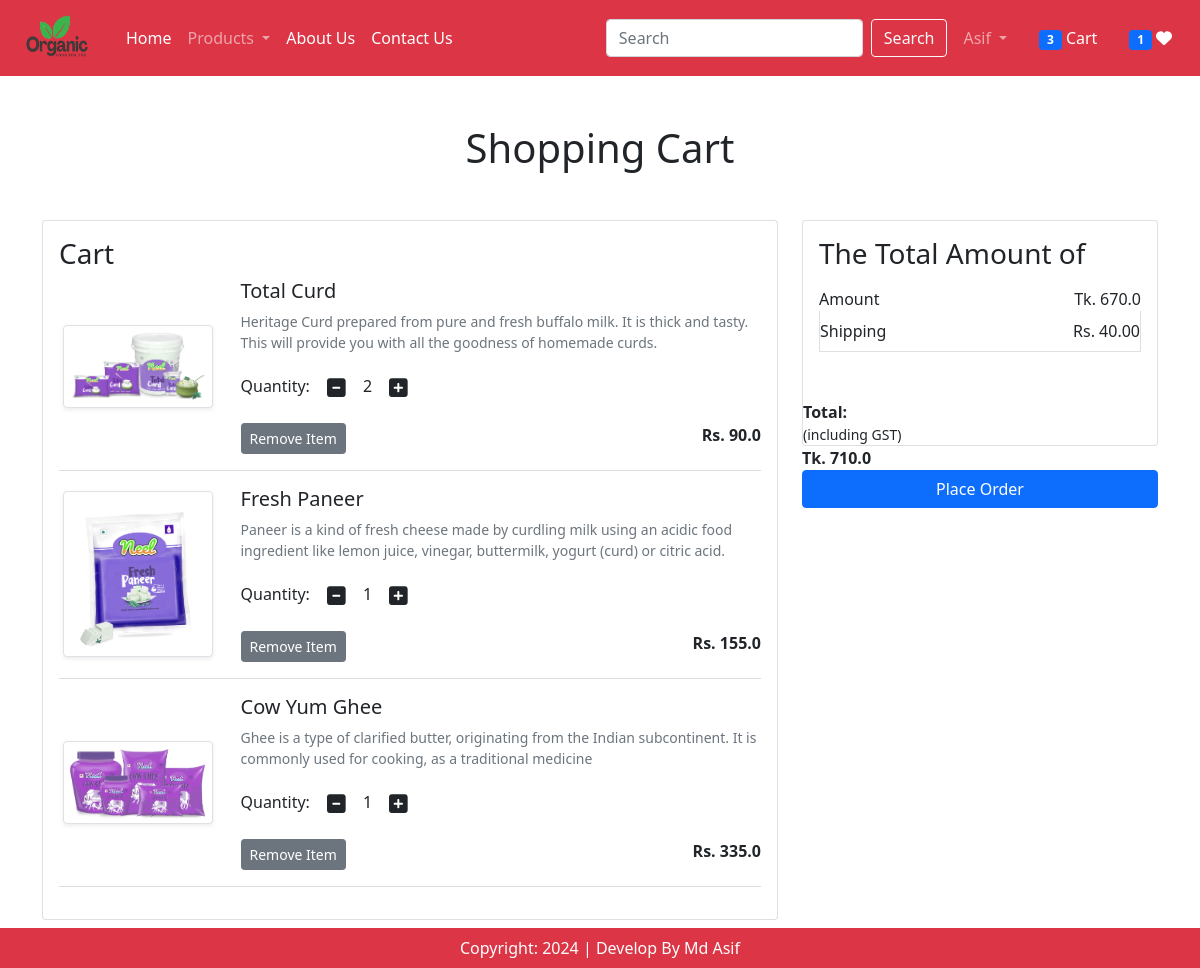
The app's page /cart/ (signed in) with its own data.
### app/models.py (models this page shows, shortened)
class Cart(models.Model):
    user = models.ForeignKey(User, on_delete=models.CASCADE)
    product = models.ForeignKey(Product, on_delete=models.CASCADE)
    quantity = models.PositiveIntegerField(default=1)
    class Meta:
        unique_together = ('user', 'product')

class Product(models.Model):
    title = models.CharField(max_length=100)
    selling_price = models.FloatField()
    discounted_price = models.FloatField()
    description = models.TextField()
    composition = models.TextField(default='')
    prodapp = models.TextField(default='')
    category = models.CharField(choices=CATEGORY_CHOICES, max_length=2)
    product_image = models.ImageField(upload_to='product')

### app/views.py (the view)
# urls.py: path("cart/", views.show_cart, name="showcart"),
@login_required
def show_cart(request):
    user = request.user
    cart = Cart.objects.filter(user=user)
    amount = 0
    totalitem = 0
    wishitem = 0
    if request.user.is_authenticated:
        totalitem = len(Cart.objects.filter(user=request.user))
        wishitem = len(Wishlist.objects.filter(user=request.user))
    for p in cart:
        value = p.quantity * p.product.discounted_price
        amount = amount + value
    totalamount = amount + 40
    return render(request, "app/addtocart.html", locals())

### app/templates/app/addtocart.html (shortened to what this page needs)
{% extends "app/base.html" %}
{% load static %}
{% block main-content %}
<div class="container my-5">
    <div class="row">
        {% if cart %}
        <h1 class="text-center mb-5">Shopping Cart</h1>
        <div class="col-sm-8">
            <div class="card">
                <div class="card-body">
                    <h3> Cart </h3>
                    {% for item in cart %}
                    <div class="row">
                        <div class="col-sm-3 text-center align-self-center"><img src="{{item.product.product_image.url}}" alt=""
                            srcset="" class="img-fluid img-thumbnail shadow-sm" height="150" width="150"> </div>
                        <div class="col-sm-9">
                            <div>
                                <h5>{{item.product.title}}</h5>
                                <p class="mb-2 text-muted small">{{item.product.description}}</p>
                                <div class="my-3">
                                    <label for="quantity">Quantity:</label>
                                    <a class="minus-cart btn" pid="{{item.product.id}}"><i class="fas fa-minus-square fa-lg"></i></a>
                                    <span id="quantity">{{item.quantity}}</span>
                                    <a class="plus-cart btn" pid="{{item.product.id}}"><i class="fas fa-plus-square fa-lg"></i></a>
                                </div>
                                <div class="d-flex justify-content-between">
                                    <a href="#" class="remove-cart btn btn-sm btn-secondary mr-3" pid={{item.product.id}}>Remove Item</a>
                                    <p class="mb-0"><span><strong>Rs. {{item.product.discounted_price}}</strong></span></p>
                                </div>
                            </div>
                        </div>
                        </div>
                        <hr class="text-muted">
                        {% endfor %}
                        </div>
                        </div>
                        </div>
                        <div class="col-sm-4">
                        <div class="card">
                        <div class="card-body">
                            <h3>The Total Amount of</h3>
                            <ul class="list-group">
                                <li class="list-group-item d-flex justify-content-between align-items-center border-0 px-0 pb-0"> Amount <span id="amount">Tk. {{amount}}</span></li>
                                <li class="list-group-item d-flex justify-content-between align-items-center px-0">Shipping<span>Rs. 40.00</span></li>
                            <li class="list-group-item d-flex justify-content-between align-items-center border-0 px-0 mb-3">
                        </div>
                            <strong>Total:</strong><small>(including GST)</small>
                        </div>
                        <span id="totalamount"><strong>Tk. {{totalamount}}</strong></span>
                        <div class="d-grid"><a href="{% url 'checkout' %}" class="btn btn-primary">Place Order</a></div>
                    </div>
                </div>
            </div>
                        {% else %}
                            <h1 class="text-center mb-5">Cart is Empty</h1>
                        {% endif %}
                {% endblock main-content %}

### app/templates/app/base.html (shortened to what this page needs)
<!DOCTYPE html>
{% load static %}
<html lang="en">
<head>
    <link href="https://cdn.jsdelivr.net/npm/bootstrap@5.0.2/dist/css/bootstrap.min.css" rel="stylesheet" integrity="sha384-
    EVSTQN3/azprG1Anm3QDgpJLIm9Nao0Yz1ztcQTwFspd3yD65VohhpuuCOmLASjC">
    <link rel="stylesheet" href="{% static 'app/css/owl.carousel.min.css' %}" />
    <link rel="stylesheet" href="{% static 'app/css/all.min.css' %}" />
    <link rel="stylesheet" href="{% static 'app/css/style.css' %}" />
</head>
<body>
    <nav class="navbar navbar-expand-lg navbar-dark bg-danger">
        <div class="container-fluid">
          <a class="navbar-brand" href="#">
            <img src="{% static 'app/images/product/neel.png' %}" width="90" height="50" />
          </a>
          <div class="collapse navbar-collapse" id="navbarSupportedContent">
            <ul class="navbar-nav me-auto mb-2 mb-lg-0">
              {% if request.user.is_authenticated %}
              <li class="nav-item">
                <a class="nav-link active" aria-current="page" href="/">Home</a>
              </li>
              <li class="nav-item dropdown">
                <a class="nav-link dropdown-toggle" href="#" role="button" data-bs-toggle="dropdown" aria-expanded="false">
                 Products
                </a>
              </li>
              <li class="nav-item">
                <a class="nav-link text-white" href="{% url 'about' %}">About Us</a>
              </li>
              <li class="nav-item">
                <a class="nav-link text-white" href="{% url 'contact' %}">Contact Us</a>
              </li>
            </ul>
            <form class="d-flex" role="search" action="/search">
              <input class="form-control me-2" type="search" placeholder="Search" aria-label="Search" name="search">
              <button class="btn btn-outline-light" type="submit">Search</button>
            </form>
          </div>
              <ul class="navbar-nav me-auto mb-2 mb-lg-0">
                <li class="nav-item dropdown mx-2">
                    <a class="nav-link dropdown-toggle text=white" href="#" id="profileDropdown"  role="button"
                        data-bs-toggle="dropdown" aria-expanded="false"> Asif </a>
                  </li>
                        <li class="nav-item mx-2">
                          <a href="{% url 'showcart' %}" class="nav-link text-white"><span class="badge bg-primary">{% if totalitem > 0 %} {{totalitem}} {% endif %}</span> Cart </a>
                        </li>
                        <li class="nav-item mx-2">
                          <a href="{% url 'showwishlist' %}" class="nav-link text-white"><span class="badge bg-primary">{% if wishitem > 0 %} {{wishitem}} {% endif %}</span> <i class="fa fa-heart"></i> </a>
                        </li>
                        {% endif %}
              </ul>
          </div>
      </nav>
        {% block main-content %} {% endblock main-content %}
        <footer class="container-fluid fixed-bottom bg-danger text-center text-white p-2 mt-5">
                    Copyright: 2024 | Develop  By Md Asif
        </footer>
 </body>
 </html>

### records on screen
Cart: product.product_image (picture), product "Total Curd", product.description "Heritage Curd prepared from pure and fresh buffalo milk. It is thick and tasty. This will provide you with all the goodness of homemade curds.", quantity "2", product.discounted_price "90.0"
Cart: product.product_image (picture), product "Fresh Paneer", product.description "Paneer is a kind of fresh cheese made by curdling milk using an acidic food ingredient like lemon juice, vinegar, buttermilk, yogurt (curd) or citric acid.", quantity "1", product.discounted_price "155.0"
Cart: product.product_image (picture), product "Cow Yum Ghee", product.description "Ghee is a type of clarified butter, originating from the Indian subcontinent. It is commonly used for cooking, as a traditional medicine", quantity "1", product.discounted_price "335.0"

### other values on screen
{{ totalitem }} "3"
{{ wishitem }} "1"
{{ amount }} "670.0"
{{ totalamount }} "710.0"
